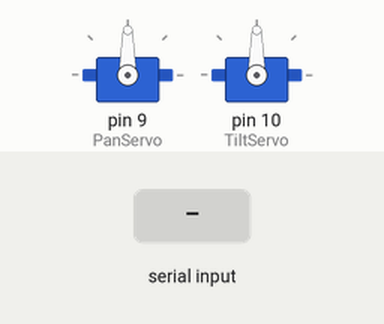
Bench run of a sketch on a simulated Arduino Mega 2560, built with avr-gcc and run on an emulated ATmega2560. On the bench: 2 × servo. The inputs (shaded band) are chosen by the test bench.

Above: at 1.2 s.
1.3 s: "90,45\n" received over the second serial link
At 1.8 s:
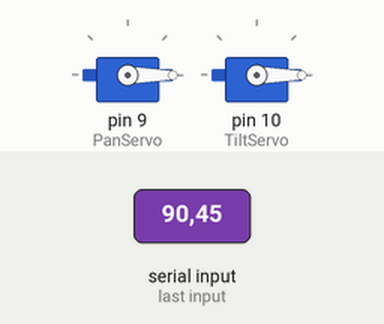
Timing chart, 0 to 4.3 s (numbered marks = the images above; inputs shaded):
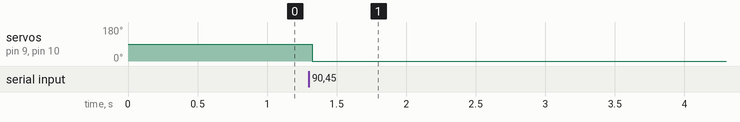

The sketch:

Power_Transistor_Test.ino
```cpp
// Version 1.3.3
// Data is sent in a <###,###,F> format
// And then broken down into substrings and converted to integers
// LOW = Forward / HIGH = Backward
// Swap OPCode to be in front of the servo positions
// Potential baud rates: 230400/250000/500000/1000000
// Need to drive power transitor high

String DATA;
String PanningServo;
String TiltingServo;
//String opCode;

int SP1;
int ST1;

const int powerTransistor = 51;

#include <Servo.h>;

Servo PanServo, TiltServo;

void setup()
{
  pinMode(powerTransistor, OUTPUT);
  digitalWrite(powerTransistor, LOW);

  PanServo.attach(9);
  TiltServo.attach(10);

  Serial1.begin(9600);
  Serial2.begin(9600);
  Serial1.setTimeout(20);

  delay(73);
  digitalWrite(powerTransistor, HIGH);

}

void loop()
{
  if (Serial1.available() > 0)
  {

  ParseData();

  Movement();

  }
}

void ParseData()
{
  DATA = (Serial1.readString());
  Serial2.println(DATA);
  //opCode = DATA.substring(9,10);
  PanningServo = DATA.substring(1,4);
  TiltingServo = DATA.substring(5,8);
  SP1 = PanningServo.toInt();
  ST1 = TiltingServo.toInt();
  SP1 = (SP1 - 100);
  ST1 = (ST1 - 100);
}


void Movement ()
{
  PanServo.write(SP1);
  TiltServo.write(ST1);
}
```

Measured:
- after the input at 1.3 s, servo on pin 9 (PanServo), servo on pin 10 (TiltServo): 90° → 0° at once
